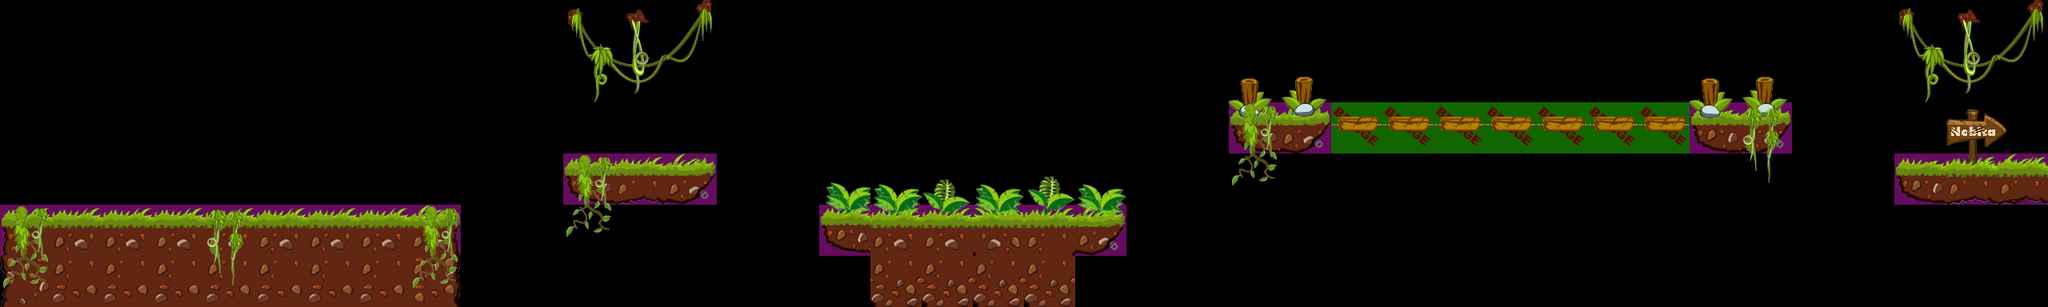

Tiled map render using the project's own tile images. Description and the map definition, with tile-layer contents summarised, below:
An orthogonal 40x6 tile map with 64x64 px tiles, 3 tile layers (collision, ground_1_1, ground_2), 2 tilesets and 9 objects (chaien, nobita, -1, 2, 3).

<map version="1.0" orientation="orthogonal" width="40" height="6" tilewidth="64" tileheight="64">
 <tileset firstgid="1" name="bump" tilewidth="64" tileheight="64">
  <image source="bump.png" width="128" height="64" />
  <tile id="1">
   <properties>
    <property name="isBridge" value="true" />
   </properties>
  </tile>
 </tileset>
 <tileset firstgid="3" name="tileset" tilewidth="64" tileheight="64">
  <image source="tileset.png" width="448" height="704" />
 </tileset>
 <layer name="collision" width="40" height="6" opacity="0.4">
  <data>[240 cells, 32 non-empty, 2 distinct tile ids]</data>
 </layer>
 <layer name="ground_1_1" width="40" height="6">
  <data>[240 cells, 55 non-empty, 27 distinct tile ids]</data>
 </layer>
 <layer name="ground_2" width="40" height="6">
  <data>[240 cells, 28 non-empty, 14 distinct tile ids]</data>
 </layer>
 <objectgroup name="objects" width="40" height="6">
  <object name="chaien" x="65" y="195" width="63" height="59" />
  <object name="nobita" x="257" y="193" width="63" height="63" />
  <object name="pie" type="-1" x="771" y="130" width="59" height="60" />
  <object name="stone" type="2" x="1154" y="196" width="61" height="57" />
  <object name="animal" type="3" x="1986" y="67" width="63" height="60" />
 </objectgroup>
 <objectgroup name="chaien_jump_pos" width="40" height="6">
  <object x="704" y="130" width="64" height="60" />
  <object x="1026" y="195" width="61" height="59" />
  <object x="1537" y="67" width="63" height="61" />
  <object x="2368" y="131" width="64" height="61" />
 </objectgroup>
</map>